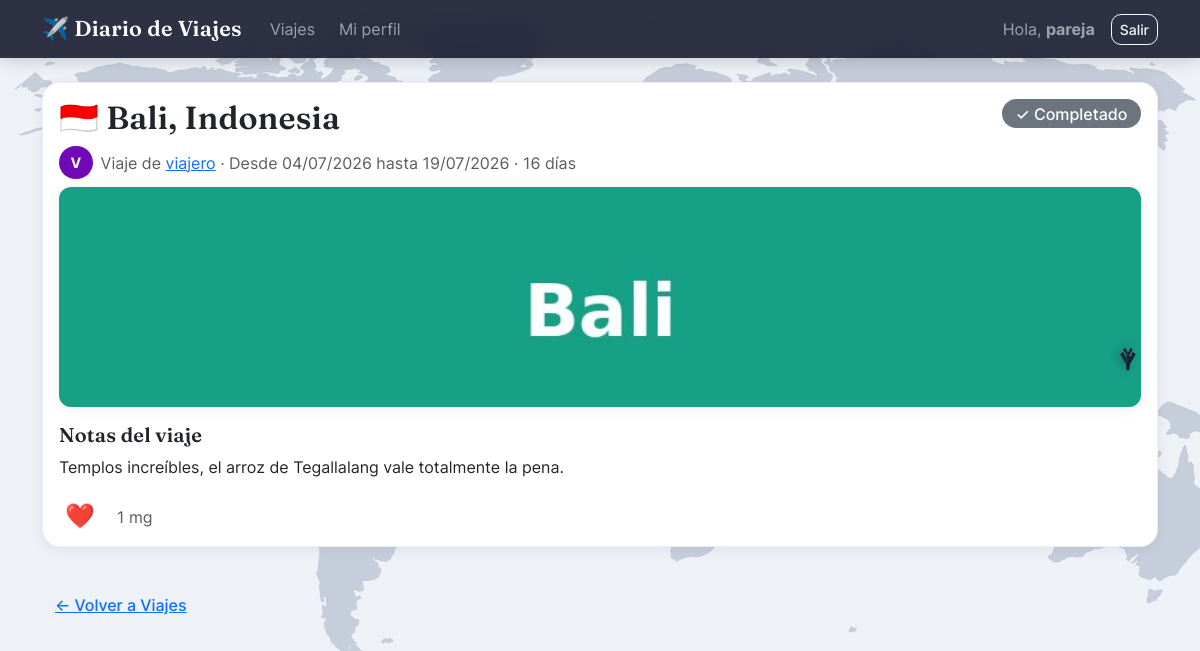
Page /viaje/2/ (signed in) on the committed database.
### viajes/models.py (models this page shows, shortened)
class Viaje(models.Model):
    COMPLETADO = "completado"
    EN_PROGRESO = "en_progreso"
    PLANIFICADO = "planificado"
    ESTADO_CHOICES = [
        (COMPLETADO, "Completado"),
        (EN_PROGRESO, "En progreso"),
        (PLANIFICADO, "Planificado"),
    ]
    propietario = models.ForeignKey(
        settings.AUTH_USER_MODEL,
        on_delete=models.CASCADE,
        related_name="viajes",
        verbose_name="Propietario",
    )
    destino = models.CharField(
        max_length=100,
        verbose_name="Destino",
        help_text='Ciudad o región, ej: "París", "Bali", "Cartagena".',
    )
    pais = models.CharField(max_length=100, verbose_name="País")
    fecha_inicio = models.DateField(verbose_name="Fecha de inicio")
    fecha_fin = models.DateField(
        verbose_name="Fecha de término",
        null=True,
        blank=True,
        help_text="Déjalo vacío si el viaje todavía no termina o es un plan a futuro.",
    )
    estado = models.CharField(
        max_length=15,
        choices=ESTADO_CHOICES,
        default=PLANIFICADO,
        editable=False,
        verbose_name="Estado",
    )
    notas = models.TextField(
        blank=True,
        verbose_name="Notas del viaje",
        help_text="Detalles, recuerdos o lo que quieras anotar sobre este viaje.",
    )
    creado = models.DateTimeField(auto_now_add=True)
    actualizado = models.DateTimeField(auto_now=True)
    class Meta:
        ordering = ["-fecha_inicio"]  # más reciente primero
        verbose_name = "Viaje"
        verbose_name_plural = "Viajes"
    @property
    def duracion_dias(self):
        fin = self.fecha_fin or timezone.localdate()
        dias = (fin - self.fecha_inicio).days + 1
        return max(dias, 1)
    @property
    def total_mg(self):
        return self.mg.count()
    def con_mg_de(self, usuario):
        if not usuario or not usuario.is_authenticated:
            return False
        return self.mg.filter(usuario=usuario).exists()

class FotoViaje(models.Model):
    MAX_FOTOS_POR_VIAJE = 2
    viaje = models.ForeignKey(Viaje, on_delete=models.CASCADE, related_name="fotos")
    imagen = models.ImageField(upload_to="viajes/%Y/%m/", verbose_name="Foto")
    subida = models.DateTimeField(auto_now_add=True)
    class Meta:
        ordering = ["subida"]
        verbose_name = "Foto de viaje"
        verbose_name_plural = "Fotos de viaje"

### viajes/views.py (the view)
# urls.py: path("viaje/<int:pk>/", views.detalle_viaje, name="detalle_viaje"),
@login_required
def detalle_viaje(request, pk):
    viaje = get_object_or_404(Viaje.objects.select_related("propietario"), pk=pk)
    perfil = _perfil_de(request.user)
    es_propietario = viaje.propietario_id == request.user.id
    if not es_propietario and not perfil.puede_ver_otros:
        messages.warning(request, "No tienes permiso para ver los viajes de otros usuarios.")
        return redirect("lista_viajes")
    return render(
        request,
        "viajes/detalle_viaje.html",
        {
            "viaje": viaje,
            "es_propietario": es_propietario,
            "tiene_mg": viaje.con_mg_de(request.user),
        },
    )

### viajes/templatetags/viajes_extras.py (called while the page is built)
def _normalizar(texto):
    texto = texto.strip().lower()
    return "".join(
        c for c in unicodedata.normalize("NFD", texto) if unicodedata.category(c) != "Mn"
    )

@register.filter
def bandera(pais):
    if not pais:
        return "🌍"
    return _BANDERAS.get(_normalizar(pais), "🌍")

@register.filter
def color_avatar(username):
    if not username:
        return _PALETA_AVATAR[0]
    indice = sum(ord(c) for c in username) % len(_PALETA_AVATAR)
    return _PALETA_AVATAR[indice]

@register.filter
def inicial(username):
    return username[0].upper() if username else "?"

### viajes/views.py (called while the page is built)
def _perfil_de(usuario):
    perfil, _ = PerfilUsuario.objects.get_or_create(usuario=usuario)
    return perfil

### viajes/templates/viajes/detalle_viaje.html (shortened to what this page needs)
{% extends "viajes/base.html" %}
{% load viajes_extras %}
{% block contenido %}
<div class="card viaje-card viaje-{{ viaje.estado }}">
    <div class="card-body">
        <div class="d-flex justify-content-between">
            <h2>{{ viaje.pais|bandera }} {{ viaje.destino }}, {{ viaje.pais }}</h2>
            <span class="badge badge-{{ viaje.estado }} fs-6 align-self-start">
                {% if viaje.estado == 'completado' %}✓ Completado
                {% elif viaje.estado == 'en_progreso' %}🔄 En progreso
                {% else %}📋 Planificado{% endif %}
            </span>
        </div>
        <div class="d-flex align-items-center gap-2 text-muted mb-2">
            <span class="avatar-circulo" style="background-color: {{ viaje.propietario.username|color_avatar }}">
                {{ viaje.propietario.username|inicial }}
            </span>
            <span>
                Viaje de <a href="{% url 'perfil_usuario' viaje.propietario.username %}">{{ viaje.propietario.username }}</a>
                · Desde {{ viaje.fecha_inicio|date:"d/m/Y" }}
                {% if viaje.fecha_fin %} hasta {{ viaje.fecha_fin|date:"d/m/Y" }}{% else %} (sin fecha de término aún){% endif %}
                · {{ viaje.duracion_dias }} día{{ viaje.duracion_dias|pluralize }}
            </span>
        </div>
        {% if viaje.fotos.all %}
        <div class="galeria-fotos mb-3">
            {% for foto in viaje.fotos.all %}
            <a href="{{ foto.imagen.url }}" target="_blank" rel="noopener">
                <img src="{{ foto.imagen.url }}" alt="Foto de {{ viaje.destino }}">
            </a>
            {% endfor %}
        </div>
        {% endif %}
        <h5>Notas del viaje</h5>
        <p>{{ viaje.notas|default:"Sin notas todavía."|linebreaksbr }}</p>
        <div class="d-flex align-items-center gap-3 mt-4">
            <form method="post" action="{% url 'toggle_mg' viaje.pk %}" class="m-0">
                <button type="submit" class="boton-mg {% if tiene_mg %}activo{% endif %}" title="Mg">
                    {% if tiene_mg %}❤️{% else %}🤍{% endif %}
                </button>
            </form>
            <span class="text-muted">{{ viaje.total_mg }} mg</span>
        </div>
    </div>
</div>
<a href="{% url 'lista_viajes' %}" class="btn btn-link mt-3">&larr; Volver a Viajes</a>
{% endblock %}

### viajes/templates/viajes/base.html (shortened to what this page needs)
{% load static %}
<!DOCTYPE html>
<html lang="es">
<head>
    <link href="{% static 'viajes/vendor/bootstrap/css/bootstrap.min.css' %}" rel="stylesheet">
    <link rel="stylesheet" href="{% static 'viajes/css/style.css' %}">
</head>
<body>
<nav class="navbar navbar-expand-lg navbar-dark bg-dark mb-4">
    <div class="container">
        <a class="navbar-brand" href="{% url 'lista_viajes' %}">✈️ Diario de Viajes</a>
        <div class="collapse navbar-collapse" id="navbarNav">
            {% if user.is_authenticated %}
            <ul class="navbar-nav me-auto">
                <li class="nav-item"><a class="nav-link" href="{% url 'lista_viajes' %}">Viajes</a></li>
                <li class="nav-item"><a class="nav-link" href="{% url 'mi_perfil' %}">Mi perfil</a></li>
            </ul>
            <span class="navbar-text me-3">
                Hola, <strong>{{ user.username }}</strong>
            </span>
            <form action="{% url 'logout' %}" method="post" class="d-flex">
                <button class="btn btn-outline-light btn-sm" type="submit">Salir</button>
            </form>
            {% else %}
            <ul class="navbar-nav ms-auto">
                <li class="nav-item"><a class="nav-link" href="{% url 'login' %}">Ingresar</a></li>
                <li class="nav-item"><a class="nav-link" href="{% url 'registro' %}">Crear cuenta</a></li>
            </ul>
            {% endif %}
        </div>
    </div>
</nav>
<div class="container mb-5">
    {% block contenido %}{% endblock %}
</div>
</body>
</html>

### viajes/static/viajes/css/style.css (style rules this page uses)
:root { --fuente-titulos: "Fraunces", "Georgia", serif; --fuente-texto: "Inter", -apple-system, "Segoe UI", Roboto, sans-serif; --color-primario: #3a86ff; --color-primario-oscuro: #2a5fc9; --sombra-suave: 0 2px 14px rgba(35, 39, 82, 0.07); --sombra-hover: 0 14px 30px rgba(35, 39, 82, 0.14); }
html { scroll-behavior: smooth; }
body { font-family: var(--fuente-texto); color: #23263a; min-height: 100vh; background-color: #eef1f6; background-attachment: fixed; }
:root { --ruta-vuelo: ellipse(44vw 40vh at 50vw 45vh); --duracion-vuelo: 34s; }
h1, h2, h3, h4, h5, .navbar-brand { font-family: var(--fuente-titulos); font-weight: 600; letter-spacing: 0.2px; }
.navbar { background: rgba(20, 22, 43, 0.88) !important; backdrop-filter: blur(10px); -webkit-backdrop-filter: blur(10px); box-shadow: 0 2px 16px rgba(0, 0, 0, 0.18); }
.navbar-brand { font-size: 1.35rem; letter-spacing: 0.3px; }
.navbar .nav-link { font-family: var(--fuente-texto); border-radius: 8px; padding: 0.4rem 0.75rem !important; transition: background-color 0.15s ease; }
.viaje-card { border: 1px solid rgba(35, 39, 82, 0.07); border-left: 6px solid #ccc; border-radius: 18px; margin-bottom: 1.4rem; box-shadow: var(--sombra-suave); transition: transform 0.15s ease, box-shadow 0.15s ease; overflow: hidden; background-color: #fff; }
.viaje-completado { border-left-color: #6c757d; }
.badge-completado { background-color: #6c757d; }
.badge { border-radius: 999px; font-weight: 500; padding: 0.4em 0.85em; }
.galeria-fotos { display: grid; grid-template-columns: repeat(auto-fit, minmax(180px, 1fr)); gap: 0.75rem; }
.galeria-fotos img { width: 100%; height: 220px; object-fit: cover; border-radius: 12px; box-shadow: var(--sombra-suave); transition: transform 0.15s ease; }
.avatar-circulo { display: inline-flex; align-items: center; justify-content: center; width: 2.1rem; height: 2.1rem; border-radius: 50%; color: #fff; font-weight: 700; font-size: 0.9rem; flex-shrink: 0; font-family: var(--fuente-texto); }
.boton-mg { border: none; background: none; font-size: 1.5rem; line-height: 1; cursor: pointer; transition: transform 0.12s ease; }
.boton-mg.activo { color: #dc3545; }
.card { border-radius: 18px; border: 1px solid rgba(35, 39, 82, 0.07); box-shadow: var(--sombra-suave); }
.btn { border-radius: 10px; font-family: var(--fuente-texto); font-weight: 500; }

### rows in the picture
Viaje: pais|bandera "🇮🇩", destino "Bali", pais "Indonesia", propietario.username|inicial "V", propietario.username "viajero", fecha_inicio "04/07/2026", fecha_fin "19/07/2026", duracion_dias "16", notas "Templos increíbles, el arroz de Tegallalang vale totalmente la pena.", total_mg "1"
FotoViaje: imagen (picture)

### other values in the picture
{{ user.username }} "pareja"
